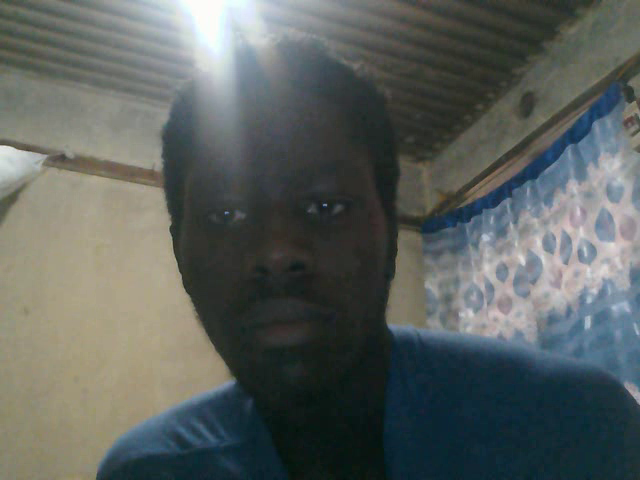
#> input picture frame 27 of Day3CV/VideoCaptureInClass/outputmyvideo.avi, 640 x 480 px
$ python grey_vid.py
#> lines starting #> are read from the running program, lines starting #| are printed output that depends on the picture
import numpy as np
import cv2 as cv

#initiate video
cap = cv.VideoCapture('outputmyvideo.avi')

#listener
while(cap.isOpened()):
    ret, frame = cap.read()
#> frame is the input picture: shape (480, 640, 3); mean B, G, R 93.8, 97.1, 91.1
    # cv.imshow('frameVideoTitle', frame)

    gray = cv.cvtColor(frame, cv.COLOR_BGR2GRAY)
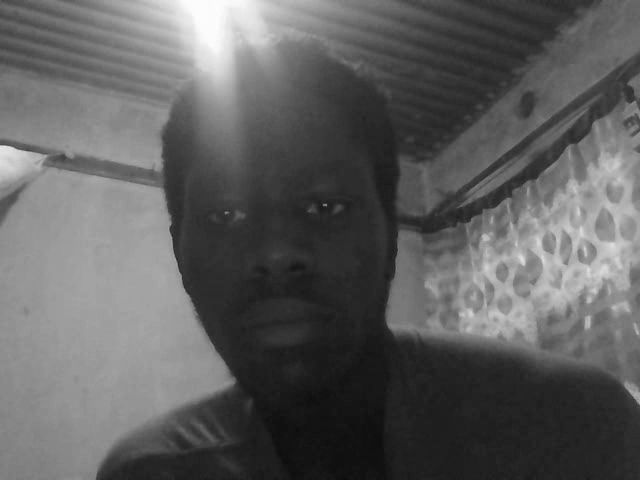
#> gray: shape (480, 640); min 11, max 255, mean 94.9
    cv.imshow("Gray Scale", gray)
    if cv.waitKey(100) & 0xFF == ord('q'):
#> (key q is pressed here)
        break
cap.release()
cv.destroyAllWindows()

$ run again, starting later in the video
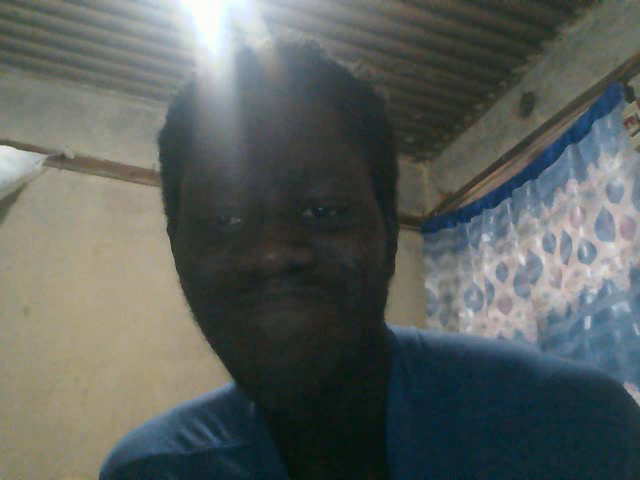
#> input picture frame 218 of Day3CV/VideoCaptureInClass/outputmyvideo.avi, 640 x 480 px
#> frame is the input picture: shape (480, 640, 3); mean B, G, R 93.4, 96.7, 90.9
#> `gray = cv.cvtColor(frame, cv.COLOR_BGR2GRAY)`:
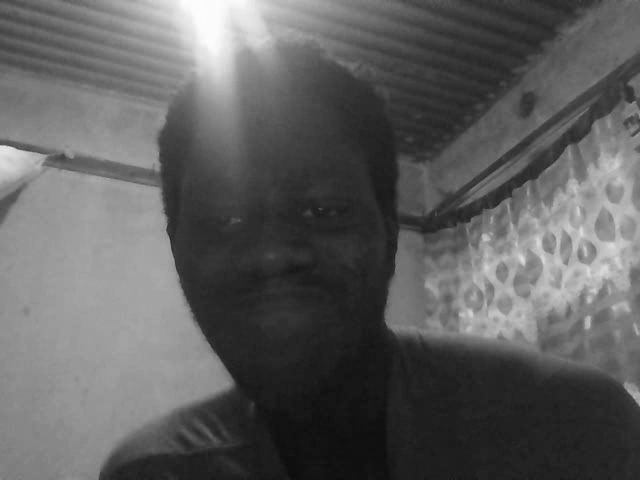
#> gray: shape (480, 640); min 12, max 253, mean 94.5
